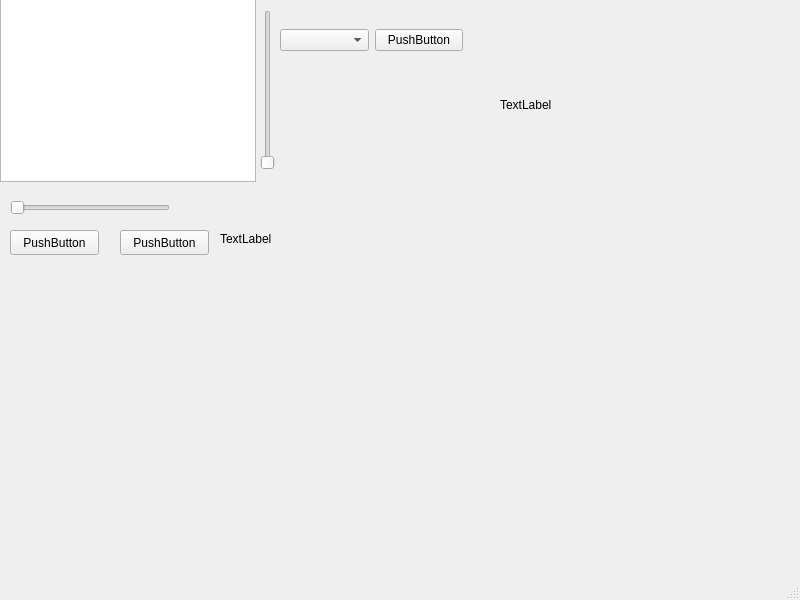
<?xml version="1.0" encoding="UTF-8"?>
<ui version="4.0">
 <class>MainWindow</class>
 <widget class="QMainWindow" name="MainWindow">
  <property name="geometry">
   <rect>
    <x>0</x>
    <y>0</y>
    <width>800</width>
    <height>600</height>
   </rect>
  </property>
  <property name="windowTitle">
   <string>MainWindow</string>
  </property>
  <widget class="QWidget" name="centralwidget">
   <widget class="QGraphicsView" name="graphicsView">
    <property name="geometry">
     <rect>
      <x>0</x>
      <y>-10</y>
      <width>256</width>
      <height>192</height>
     </rect>
    </property>
   </widget>
   <widget class="QSlider" name="horizontalSlider">
    <property name="geometry">
     <rect>
      <x>10</x>
      <y>200</y>
      <width>160</width>
      <height>16</height>
     </rect>
    </property>
    <property name="orientation">
     <enum>Qt::Horizontal</enum>
    </property>
   </widget>
   <widget class="QSlider" name="verticalSlider">
    <property name="geometry">
     <rect>
      <x>260</x>
      <y>10</y>
      <width>16</width>
      <height>160</height>
     </rect>
    </property>
    <property name="orientation">
     <enum>Qt::Vertical</enum>
    </property>
   </widget>
   <widget class="QPushButton" name="pushButton_2">
    <property name="geometry">
     <rect>
      <x>10</x>
      <y>230</y>
      <width>89</width>
      <height>25</height>
     </rect>
    </property>
    <property name="text">
     <string>PushButton</string>
    </property>
   </widget>
   <widget class="QPushButton" name="pushButton_3">
    <property name="geometry">
     <rect>
      <x>120</x>
      <y>230</y>
      <width>89</width>
      <height>25</height>
     </rect>
    </property>
    <property name="text">
     <string>PushButton</string>
    </property>
   </widget>
   <widget class="QLabel" name="label_2">
    <property name="geometry">
     <rect>
      <x>220</x>
      <y>230</y>
      <width>67</width>
      <height>17</height>
     </rect>
    </property>
    <property name="text">
     <string>TextLabel</string>
    </property>
   </widget>
   <widget class="QWidget" name="horizontalLayoutWidget">
    <property name="geometry">
     <rect>
      <x>280</x>
      <y>0</y>
      <width>183</width>
      <height>80</height>
     </rect>
    </property>
    <layout class="QHBoxLayout" name="horizontalLayout">
     <item>
      <widget class="QComboBox" name="comboBox"/>
     </item>
     <item>
      <widget class="QPushButton" name="pushButton">
       <property name="text">
        <string>PushButton</string>
       </property>
      </widget>
     </item>
    </layout>
   </widget>
   <widget class="QWidget" name="verticalLayoutWidget">
    <property name="geometry">
     <rect>
      <x>500</x>
      <y>69</y>
      <width>160</width>
      <height>71</height>
     </rect>
    </property>
    <layout class="QVBoxLayout" name="verticalLayout">
     <item>
      <widget class="QLabel" name="label">
       <property name="text">
        <string>TextLabel</string>
       </property>
      </widget>
     </item>
    </layout>
   </widget>
  </widget>
  <widget class="QMenuBar" name="menubar">
   <property name="geometry">
    <rect>
     <x>0</x>
     <y>0</y>
     <width>800</width>
     <height>22</height>
    </rect>
   </property>
  </widget>
  <widget class="QStatusBar" name="statusbar"/>
 </widget>
 <resources/>
 <connections/>
</ui>
